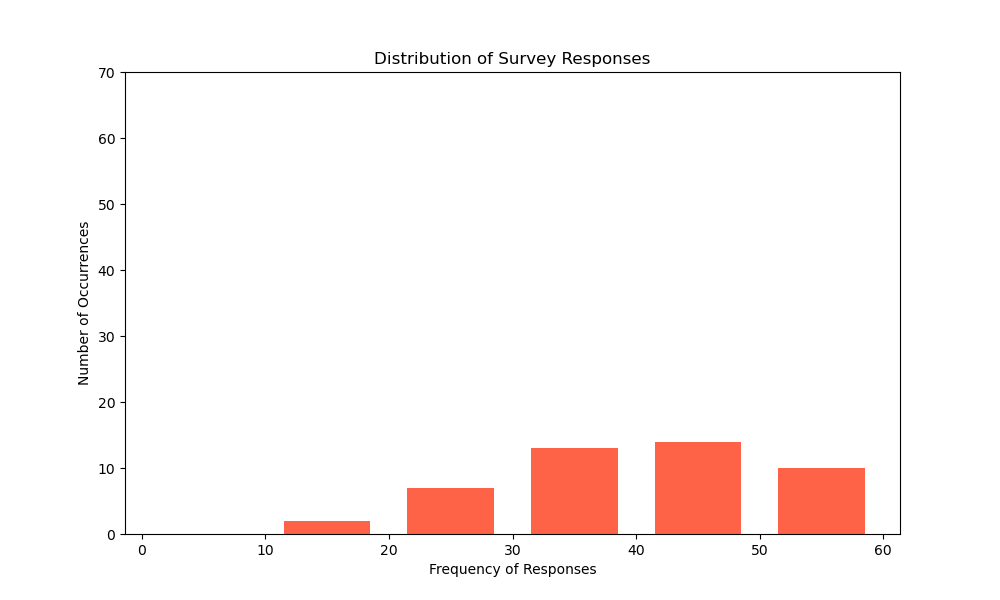

This chart was generated by the following Python code:

import matplotlib.pyplot as plt

# Data points (frequency of occurrences in a dataset)
frequency = [
    18, 23, 45, 38, 47, 12, 22, 33, 42, 41, 56, 39, 23, 28, 47, 32, 38, 53, 43, 29,
    32, 56, 47, 41, 36, 52, 44, 38, 26, 39, 45, 50, 55, 47, 49, 57, 34, 30, 31, 42,
    51, 53, 45, 54, 61, 65, 28, 32
]

# Define the number of bins and their edges
bins = range(0, 70, 10)

# Histogram chart settings
plt.figure(figsize=(10, 6))  # Width and height of the chart
plt.hist(frequency, bins=bins, orientation='vertical', color='#FF6347', rwidth=0.7)

# Titles and labels
plt.title('Distribution of Survey Responses')
plt.xlabel('Frequency of Responses')
plt.ylabel('Number of Occurrences')

# Set limit on vertical axis to enforce uniform bar height
plt.ylim(0, max(frequency) + 5)

# Display the histogram
plt.show()
